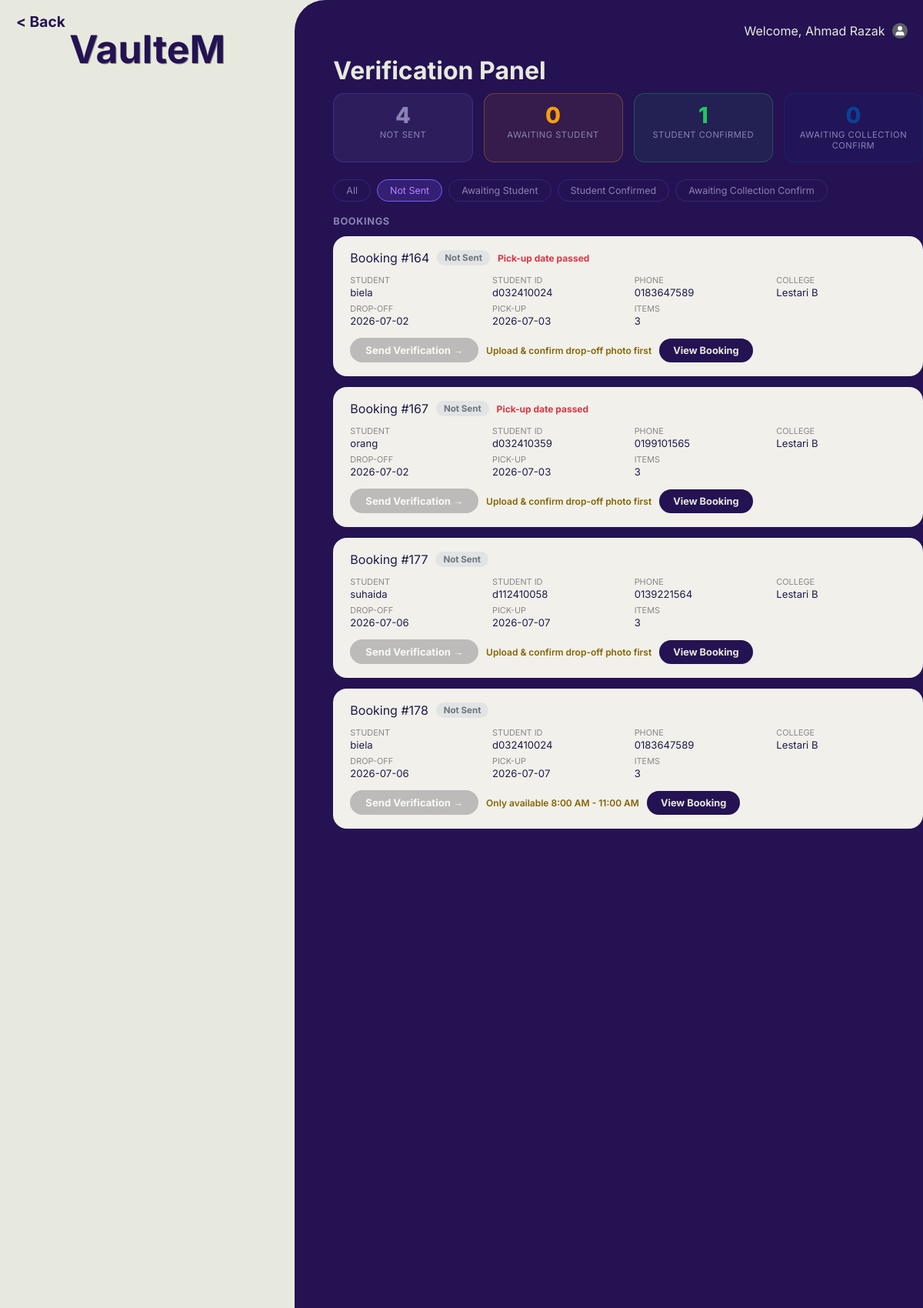
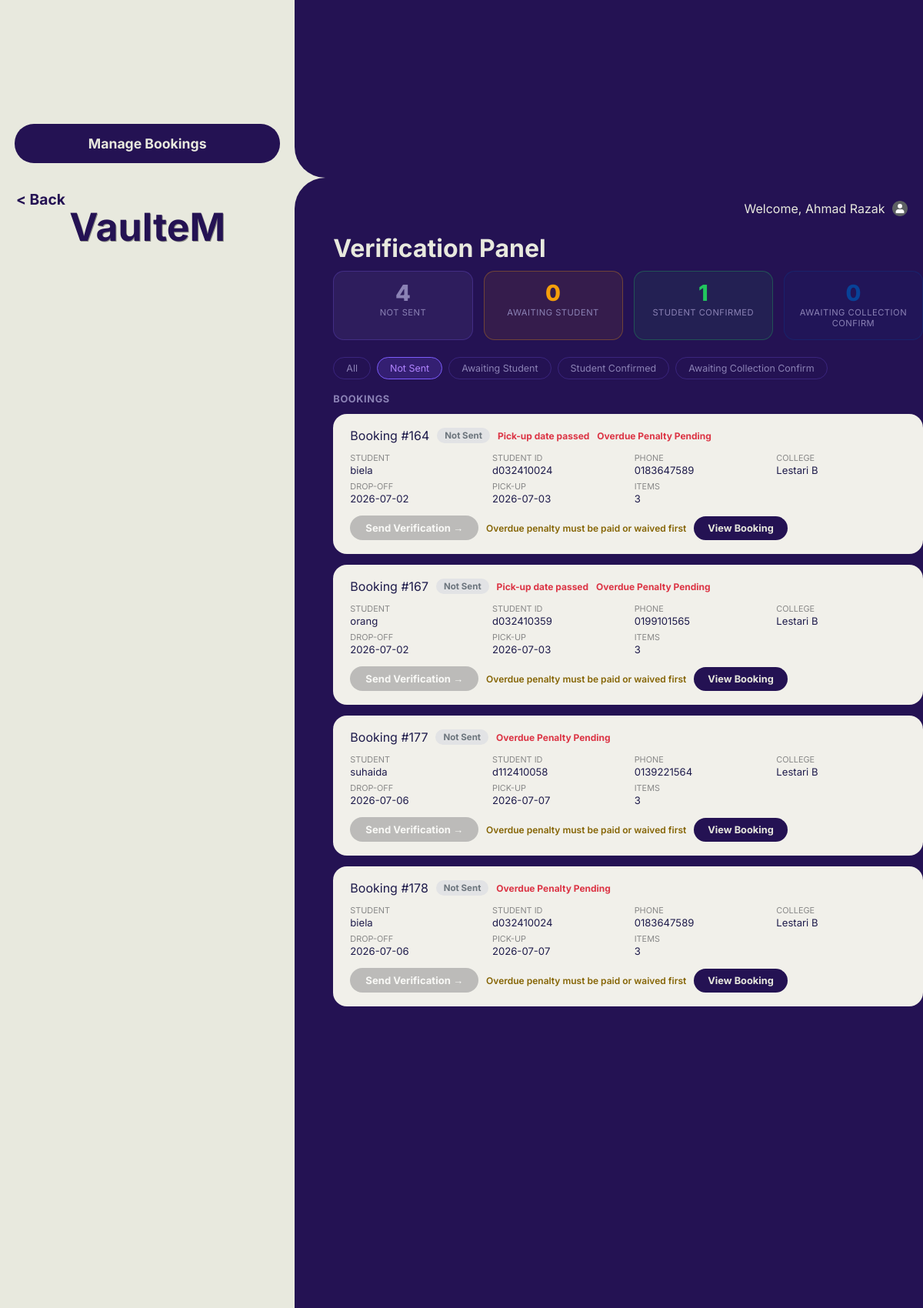
Page /staffVerifyPanel.php?filter=notsent (signed in, upper part) on the committed database (2 pictures, top to bottom).
### tables this page shows
CREATE TABLE `booking` (
  `Booking_ID` int(100) NOT NULL,
  `Booking_Date` date NOT NULL,
  `DropOff_Date` date NOT NULL,
  `Pickup_Date` date NOT NULL,
  `Booking_Status` char(100) NOT NULL,
  `Rejection_Reason` text DEFAULT NULL,
  `Rejection_Photo` varchar(255) DEFAULT NULL,
  `Booking_Priority` char(1) NOT NULL,
  `Staff_ID` int(100) NOT NULL,
  `Student_ID` varchar(10) NOT NULL,
  `Dropoff_Photo` varchar(255) DEFAULT NULL,
  `Dropoff_Status` varchar(20) DEFAULT NULL
);

CREATE TABLE `student` (
  `Student_ID` varchar(10) NOT NULL,
  `Student_Name` varchar(100) NOT NULL,
  `Student_Mail` varchar(30) NOT NULL,
  `Student_Password` varchar(100) NOT NULL,
  `Student_PhoneNo` char(15) NOT NULL,
  `Gender` char(1) NOT NULL,
  `Residential_ID` int(100) NOT NULL
);

CREATE TABLE `residential_college` (
  `Residential_ID` int(100) NOT NULL,
  `Residential_Block` varchar(100) NOT NULL,
  `Gender_Type` char(1) NOT NULL
);

### Staffverifypanel.php (the view, shortened to what this page needs)
<?php
$conn = new mysqli("localhost", "root", "", "utem_accommodation");
$staff_name = $_SESSION['Staff_Name'] ?? 'Staff';
$currentTime        = date('H:i:s');
$withinWorkingHours = ($currentTime >= '08:00:00' && $currentTime <= '11:00:00');
$filter = $_GET['filter'] ?? 'all';
$filterWhere = "AND b.Booking_Status IN ('Approved','Verification_Sent','Confirmed','Released')";
if ($filter === 'notsent')   $filterWhere = "AND LOWER(b.Booking_Status) = 'approved'";
$bookings = $conn->query("
    SELECT b.Booking_ID, b.Pickup_Date, b.DropOff_Date, b.Booking_Status, b.Dropoff_Status,
           s.Student_Name, s.Student_ID, s.Student_PhoneNo,
           rc.Residential_Block,
           COALESCE(SUM(i.Quantity), 0) AS TotalItem
    FROM booking b
    LEFT JOIN student s ON b.Student_ID = s.Student_ID
    LEFT JOIN residential_college rc ON s.Residential_ID = rc.Residential_ID
    LEFT JOIN item i ON b.Booking_ID = i.Booking_ID
    WHERE 1=1 $filterWhere
    GROUP BY b.Booking_ID, b.Pickup_Date, b.DropOff_Date, b.Booking_Status, b.Dropoff_Status,
             s.Student_Name, s.Student_ID, s.Student_PhoneNo, rc.Residential_Block
    ORDER BY b.Pickup_Date ASC
");
$r1 = $conn->query("SELECT COUNT(*) AS c FROM booking WHERE LOWER(Booking_Status) = 'approved'");
$statNotSent = $r1 ? $r1->fetch_assoc()['c'] : 0;
$r2 = $conn->query("SELECT COUNT(*) AS c FROM booking WHERE Booking_Status = 'Verification_Sent'");
$statPending = $r2 ? $r2->fetch_assoc()['c'] : 0;
$r3 = $conn->query("SELECT COUNT(*) AS c FROM booking WHERE Booking_Status = 'Confirmed'");
$statConfirmed = $r3 ? $r3->fetch_assoc()['c'] : 0;
$r4 = $conn->query("SELECT COUNT(*) AS c FROM booking WHERE Booking_Status = 'Released'");
$statReleased = $r4 ? $r4->fetch_assoc()['c'] : 0;
?>
<!DOCTYPE html>
<html lang="en">
<head>
    <link rel="stylesheet" href="status.css">
    <link rel="stylesheet" href="mobile.css">
</head>
<body>
<div id="wrapper">
<button class="back" onclick="history.back()">&#60; Back</button>
    <div class="leftcontainer">
        <header>
            <h1 onclick="window.location.href='staffMainStatus.php'" style="cursor:pointer;">VaulteM</h1>
        </header>
        <button type="button" id="booking" onclick="window.location.href='Staffmainstatus.php'">
            Manage Bookings
        </button>
    </div>
    <div class="rightcontainer">
        <div id="userName">
            Welcome,
            <span id="currentName"><?php echo htmlspecialchars($staff_name); ?></span>
            <span id="profileContainer">
                <img id="userImage" src="/image/user.png" width="20px" height="20px" onclick="profileMenu()">
            </span>
        </div>
        <h1>Verification Panel</h1>
        <div class="stats-row">
            <div class="stat-pill grey">
                <div class="s-val"><?php echo $statNotSent; ?></div>
                <div class="s-label">Not Sent</div>
            </div>
            <div class="stat-pill amber">
                <div class="s-val"><?php echo $statPending; ?></div>
                <div class="s-label">Awaiting Student</div>
            </div>
            <div class="stat-pill green">
                <div class="s-val"><?php echo $statConfirmed; ?></div>
                <div class="s-label">Student Confirmed</div>
            </div>
            <div class="stat-pill blue">
                <div class="s-val"><?php echo $statReleased; ?></div>
                <div class="s-label">Awaiting Collection Confirm</div>
            </div>
        </div>
        <div class="filter-row">
            <a href="staffVerifyPanel.php?filter=all"       class="filter-chip <?php echo $filter==='all'       ? 'active' : ''; ?>">All</a>
            <a href="staffVerifyPanel.php?filter=notsent"   class="filter-chip <?php echo $filter==='notsent'   ? 'active' : ''; ?>">Not Sent</a>
            <a href="staffVerifyPanel.php?filter=pending"   class="filter-chip <?php echo $filter==='pending'   ? 'active' : ''; ?>">Awaiting Student</a>
            <a href="staffVerifyPanel.php?filter=confirmed" class="filter-chip <?php echo $filter==='confirmed' ? 'active' : ''; ?>">Student Confirmed</a>
            <a href="staffVerifyPanel.php?filter=released"  class="filter-chip <?php echo $filter==='released'  ? 'active' : ''; ?>">Awaiting Collection Confirm</a>
        </div>
        <div class="section-label">Bookings</div>
        <?php
        $today = date('Y-m-d');
        if ($bookings && $bookings->num_rows > 0):
            while ($row = $bookings->fetch_assoc()):
                $bs      = $row['Booking_Status'];
                $overdue = $row['Pickup_Date'] < $today;
        ?>
        <div class="verify-card">
            <div class="verify-top">
                <span class="order-id">Booking #<?php echo $row['Booking_ID']; ?></span>
                <?php if ($bs === 'Released'): ?>
                    <span class="vs-badge vs-released"> Released — Awaiting Collection Confirm</span>
                <?php elseif ($bs === 'Confirmed'): ?>
                    <span class="vs-badge vs-confirmed"> Student Confirmed</span>
                <?php elseif ($bs === 'Verification_Sent'): ?>
                    <span class="vs-badge vs-pending"> Awaiting Student</span>
                <?php else: ?>
                    <span class="vs-badge vs-notsent">Not Sent</span>
                <?php endif; ?>
                <?php if ($overdue): ?>
                    <span class="overdue-flag"> Pick-up date passed</span>
                <?php endif; ?>
            </div>
            <div class="verify-grid">
                <div><label>Student</label><?php echo htmlspecialchars($row['Student_Name']); ?></div>
                <div><label>Student ID</label><?php echo htmlspecialchars($row['Student_ID']); ?></div>
                <div><label>Phone</label><?php echo htmlspecialchars($row['Student_PhoneNo'] ?? 'N/A'); ?></div>
                <div><label>College</label><?php echo htmlspecialchars($row['Residential_Block'] ?? 'N/A'); ?></div>
                <div><label>Drop-off</label><?php echo htmlspecialchars($row['DropOff_Date']); ?></div>
                <div><label>Pick-up</label><?php echo htmlspecialchars($row['Pickup_Date']); ?></div>
                <div><label>Items</label><?php echo $row['TotalItem']; ?></div>
            </div>
            <div class="action-row">
                <?php if ($bs === 'Released'): ?>
                    <span class="awaiting-collection-note"> Items released — waiting for student to confirm collection.</span>
                <?php else: ?>
                    <button class="btn-send" disabled
                        title="<?php echo $row['Dropoff_Status'] !== 'Confirmed' ? 'Drop-off photo must be uploaded and confirmed by the student first' : 'Only available 8:00 AM - 11:00 AM'; ?>">
                        Send Verification →
                    </button>
                    <span class="verify-blocked-note">
                        <?php
                            if ($row['Dropoff_Status'] !== 'Confirmed') {
                                echo 'Upload & confirm drop-off photo first';
                            } else {
                                echo 'Only available 8:00 AM - 11:00 AM';
                            }
                        ?>
                    </span>
                <?php endif; ?>
                <a href="staffBookingDetail.php?id=<?php echo $row['Booking_ID']; ?>" class="btn-view">View Booking</a>
            </div>
        </div>
        <?php endwhile;
        else: ?>
        <div class="empty-box"> No bookings match this filter.</div>
        <?php endif; ?>
    </div>
</div>
<?php
$conn = new mysqli("localhost", "root", "", "utem_accommodation");
$staff_name = $_SESSION['Staff_Name'] ?? 'Staff';
$currentTime        = date('H:i:s');
$withinWorkingHours = ($currentTime >= '08:00:00' && $currentTime <= '11:00:00');
$filter = $_GET['filter'] ?? 'all';
$filterWhere = "AND b.Booking_Status IN ('Approved','Verification_Sent','Confirmed','Released')";
if ($filter === 'notsent')   $filterWhere = "AND LOWER(b.Booking_Status) = 'approved'";
$bookings = $conn->query("
    SELECT b.Booking_ID, b.Pickup_Date, b.DropOff_Date, b.Booking_Status, b.Dropoff_Status,
           s.Student_Name, s.Student_ID, s.Student_PhoneNo,
           rc.Residential_Block,
           COALESCE(SUM(i.Quantity), 0) AS TotalItem,
           (DATE_ADD(b.Pickup_Date, INTERVAL 11 HOUR) < NOW()) AS IsOverduePenalty
    FROM booking b
    LEFT JOIN student s ON b.Student_ID = s.Student_ID
    LEFT JOIN residential_college rc ON s.Residential_ID = rc.Residential_ID
    LEFT JOIN item i ON b.Booking_ID = i.Booking_ID
    WHERE 1=1 $filterWhere
    GROUP BY b.Booking_ID, b.Pickup_Date, b.DropOff_Date, b.Booking_Status, b.Dropoff_Status,
             s.Student_Name, s.Student_ID, s.Student_PhoneNo, rc.Residential_Block
    ORDER BY b.Pickup_Date ASC
");
$r1 = $conn->query("SELECT COUNT(*) AS c FROM booking WHERE LOWER(Booking_Status) = 'approved'");
$statNotSent = $r1 ? $r1->fetch_assoc()['c'] : 0;
$r2 = $conn->query("SELECT COUNT(*) AS c FROM booking WHERE Booking_Status = 'Verification_Sent'");
$statPending = $r2 ? $r2->fetch_assoc()['c'] : 0;
$r3 = $conn->query("SELECT COUNT(*) AS c FROM booking WHERE Booking_Status = 'Confirmed'");
$statConfirmed = $r3 ? $r3->fetch_assoc()['c'] : 0;
$r4 = $conn->query("SELECT COUNT(*) AS c FROM booking WHERE Booking_Status = 'Released'");
$statReleased = $r4 ? $r4->fetch_assoc()['c'] : 0;
?>
<!DOCTYPE html>
<html lang="en">
<head>
    <link rel="stylesheet" href="status.css">
    <link rel="stylesheet" href="mobile.css">
</head>
<body>
<div id="wrapper">
<button class="back" onclick="history.back()">&#60; Back</button>
    <div class="leftcontainer">
        <header>
            <h1 onclick="window.location.href='staffMainStatus.php'" style="cursor:pointer;">VaulteM</h1>
        </header>
    </div>
    <div class="rightcontainer">
        <div id="userName">
            Welcome,
            <span id="currentName"><?php echo htmlspecialchars($staff_name); ?></span>
            <span id="profileContainer">
                <img id="userImage" src="/image/user.png" width="20px" height="20px" onclick="profileMenu()">
            </span>
        </div>
        <h1>Verification Panel</h1>
        <div class="stats-row">
            <div class="stat-pill grey">
                <div class="s-val"><?php echo $statNotSent; ?></div>
                <div class="s-label">Not Sent</div>
            </div>
            <div class="stat-pill amber">
                <div class="s-val"><?php echo $statPending; ?></div>
                <div class="s-label">Awaiting Student</div>
            </div>
            <div class="stat-pill green">
                <div class="s-val"><?php echo $statConfirmed; ?></div>
                <div class="s-label">Student Confirmed</div>
            </div>
            <div class="stat-pill blue">
                <div class="s-val"><?php echo $statReleased; ?></div>
                <div class="s-label">Awaiting Collection Confirm</div>
            </div>
        </div>
        <div class="filter-row">
            <a href="staffVerifyPanel.php?filter=all"       class="filter-chip <?php echo $filter==='all'       ? 'active' : ''; ?>">All</a>
            <a href="staffVerifyPanel.php?filter=notsent"   class="filter-chip <?php echo $filter==='notsent'   ? 'active' : ''; ?>">Not Sent</a>
            <a href="staffVerifyPanel.php?filter=pending"   class="filter-chip <?php echo $filter==='pending'   ? 'active' : ''; ?>">Awaiting Student</a>
            <a href="staffVerifyPanel.php?filter=confirmed" class="filter-chip <?php echo $filter==='confirmed' ? 'active' : ''; ?>">Student Confirmed</a>
            <a href="staffVerifyPanel.php?filter=released"  class="filter-chip <?php echo $filter==='released'  ? 'active' : ''; ?>">Awaiting Collection Confirm</a>
        </div>
        <div class="section-label">Bookings</div>
        <?php
        $today = date('Y-m-d');
        if ($bookings && $bookings->num_rows > 0):
            while ($row = $bookings->fetch_assoc()):
                $bs      = $row['Booking_Status'];
                $overdue = $row['Pickup_Date'] < $today;
        ?>
        <div class="verify-card">
            <div class="verify-top">
                <span class="order-id">Booking #<?php echo $row['Booking_ID']; ?></span>
                <?php if ($bs === 'Released'): ?>
                    <span class="vs-badge vs-released"> Released — Awaiting Collection Confirm</span>
                <?php elseif ($bs === 'Confirmed'): ?>
                    <span class="vs-badge vs-confirmed"> Student Confirmed</span>
                <?php elseif ($bs === 'Verification_Sent'): ?>
                    <span class="vs-badge vs-pending"> Awaiting Student</span>
                <?php else: ?>
                    <span class="vs-badge vs-notsent">Not Sent</span>
                <?php endif; ?>
                <?php if ($overdue): ?>
                    <span class="overdue-flag"> Pick-up date passed</span>
                <?php endif; ?>
                <?php if ($row['IsOverduePenalty']): ?>
                    <span class="overdue-flag"> Overdue Penalty Pending</span>
                <?php endif; ?>
            </div>
            <div class="verify-grid">
                <div><label>Student</label><?php echo htmlspecialchars($row['Student_Name']); ?></div>
                <div><label>Student ID</label><?php echo htmlspecialchars($row['Student_ID']); ?></div>
                <div><label>Phone</label><?php echo htmlspecialchars($row['Student_PhoneNo'] ?? 'N/A'); ?></div>
                <div><label>College</label><?php echo htmlspecialchars($row['Residential_Block'] ?? 'N/A'); ?></div>
                <div><label>Drop-off</label><?php echo htmlspecialchars($row['DropOff_Date']); ?></div>
                <div><label>Pick-up</label><?php echo htmlspecialchars($row['Pickup_Date']); ?></div>
                <div><label>Items</label><?php echo $row['TotalItem']; ?></div>
            </div>
            <div class="action-row">
                <?php if ($bs === 'Released'): ?>
                    <span class="awaiting-collection-note"> Items released — waiting for student to confirm collection.</span>
                <?php else: ?>
                    <button class="btn-send" disabled
                        title="<?php
                            if ($row['IsOverduePenalty']) echo 'Overdue penalty must be paid or waived first';
                            elseif ($row['Dropoff_Status'] !== 'Confirmed') echo 'Drop-off photo must be uploaded and confirmed by the student first';
                            else echo 'Only available 8:00 AM - 11:00 AM';
                        ?>">
                        Send Verification →
                    </button>
                    <span class="verify-blocked-note">
                        <?php
                            if ($row['IsOverduePenalty']) {
                                echo 'Overdue penalty must be paid or waived first';
                            } elseif ($row['Dropoff_Status'] !== 'Confirmed') {
                                echo 'Upload & confirm drop-off photo first';
                            } else {
                                echo 'Only available 8:00 AM - 11:00 AM';
                            }
                        ?>
                    </span>
                <?php endif; ?>
                <a href="staffBookingDetail.php?id=<?php echo $row['Booking_ID']; ?>" class="btn-view">View Booking</a>
            </div>
        </div>
        <?php endwhile;
        else: ?>
        <div class="empty-box"> No bookings match this filter.</div>
        <?php endif; ?>
    </div>
</div>
</body>
</html>
</body>
</html>

### rows in the picture
booking: Booking_ID "164", Booking_Status "Not Sent", shows "Pick-up date passed", Student_ID.Student_Name "biela", Student_ID.Student_ID "d032410024", Student_ID.Student_PhoneNo "0183647589", residential_college.Residential_Block "Lestari B", DropOff_Date "2026-07-02", Pickup_Date "2026-07-03", TotalItem "3", shows "Overdue penalty must be paid or waived first"
booking: Booking_ID "167", Booking_Status "Not Sent", shows "Pick-up date passed", Student_ID.Student_Name "orang", Student_ID.Student_ID "d032410359", Student_ID.Student_PhoneNo "0199101565", residential_college.Residential_Block "Lestari B", DropOff_Date "2026-07-02", Pickup_Date "2026-07-03", TotalItem "3", shows "Overdue penalty must be paid or waived first"
booking: Booking_ID "177", Booking_Status "Not Sent", Student_ID.Student_Name "suhaida", Student_ID.Student_ID "d112410058", Student_ID.Student_PhoneNo "0139221564", residential_college.Residential_Block "Lestari B", DropOff_Date "2026-07-06", Pickup_Date "2026-07-07", TotalItem "3", shows "Overdue penalty must be paid or waived first"
booking: Booking_ID "178", Booking_Status "Not Sent", Student_ID.Student_Name "biela", Student_ID.Student_ID "d032410024", Student_ID.Student_PhoneNo "0183647589", residential_college.Residential_Block "Lestari B", DropOff_Date "2026-07-06", Pickup_Date "2026-07-07", TotalItem "3", shows "Overdue penalty must be paid or waived first"

### other values in the picture
$staff_name "Ahmad Razak"
$statNotSent "4"
$statPending "0"
$statConfirmed "1"
$statReleased "0"
